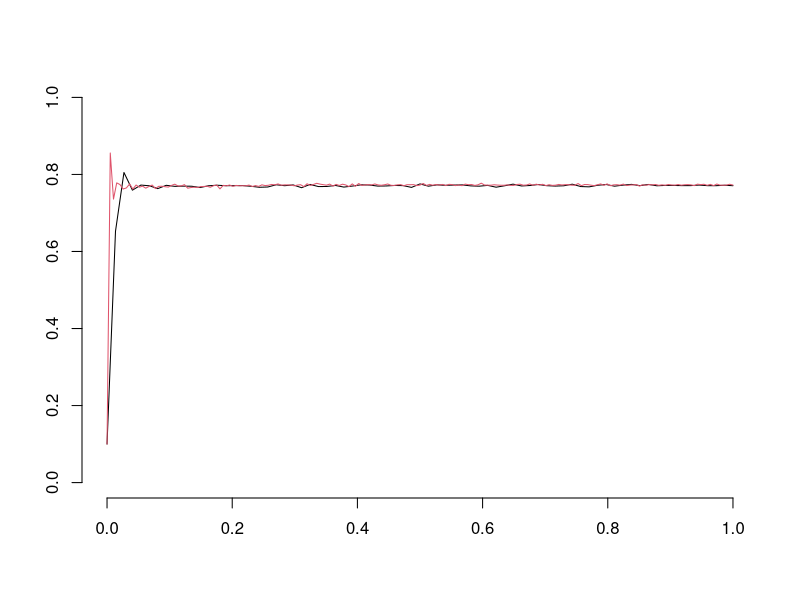

This figure's R source: (Note: a time limit stopped this script after it produced the figure.)
library(igraph)
library(xtable)

simulate <- function(G, gamma, beta, p0) {
  curr <- rep(0., vcount(G))
  curr[sample(1:vcount(G), p0)] <- 1.
  prev <- rep(0, vcount(G))
  
  evolution <- c(sum(curr)/vcount(G))
  t <- 0
  
  prevNorm <- Inf
  while(t < 10 || abs(prevNorm - sqrt(sum((curr-prev)**2))) > 1e-3) {
    prevNorm <- sqrt(sum((curr-prev)**2))
    prev <- curr
    curr <- rep(0., vcount(G))
    
    for(node in 1:vcount(G)) {
      if(prev[node] == 1) {
        curr[node] = runif(1) > gamma
      } else {
        K <- 0
        for(neighbor in neighbors(G, node)) {
          if(prev[neighbor] == 1) {
            K <- K + 1
          }
        }
        curr[node] = runif(1) >  (1-beta)**K
      }
    }
    
    t <- t + 1
    evolution <- append(evolution, sum(curr)/vcount(G))
  }
  
  evolution
}

repetition <- function(num_rep, G, gamma, beta, p0) {
  sum_evols <- c(0,0)
  for(rep in 1:num_rep) {
    evol <- simulate(G, gamma, beta, p0)
    
    if(length(sum_evols) < length(evol)) {
      sum_evols <- append(sum_evols, rep(sum_evols[length(sum_evols)], length(evol)-length(sum_evols)))    
    } else if(length(sum_evols) > length(evol)) {
      evol <- append(evol, rep(evol[length(evol)], length(sum_evols)-length(evol)))  
    }
    
    sum_evols <- sum_evols + evol
  }
  
  sum_evols/num_rep
}

plot_erdos_renyi_eigen <- function(N,step,num_rep)  {
  probs  <- rep(seq(step,1,step), num_rep)
  eigenvals <- rep(0,length(probs))
  c <- 0
  for(p in probs) {
    c <- c + 1
    G <- erdos.renyi.game(N, p)
    eigenvals[c] <-max(eigen(as_adj(G))$values)
  }
  
  data <- data.frame(probs, eigenvals)
  boxplot(eigenvals ~ probs)
  title("Boxplot of the  Eigenalues of the Erdös-Renyi Graphs")
  data
}

plot_erdos_renyi <- function(N,step,num_rep, gamma) {
  plot.new()
  axis(1)
  axis(2)
  c <- 0
  for(p in seq(step,1,step)) {
    c <- c + 1
    G <- erdos.renyi.game(N, p)
    max_eigenvalue <- max(eigen(as_adj(G))$values)
    beta = gamma / max_eigenvalue + 0.05
    res <- repetition(num_rep, G, gamma, beta, 100)
    lines(seq(0,1,1/(length(res)-1)),res, col=c)
  }
  title("SIS Simulation on different Erdös-Renyi Graph varying probability")
  legend("bottomright",legend=seq(step,1,step),col=1:c, lty=1)
}

N <-1000
step <- 0.2
num_rep <- 10
gamma <- 0.3

# This experiment  allows us to see how SIS converges  depending  on  the
# probabiblity of Erdös-Renyi graphs
plot_erdos_renyi(N,step,num_rep,gamma)

# This experiment  allows us to see how much variance there is in the eigenvaleus
# for different Erdös-Renyi graphs.
plot_erdos_renyi(N,step,num_rep,gamma)
